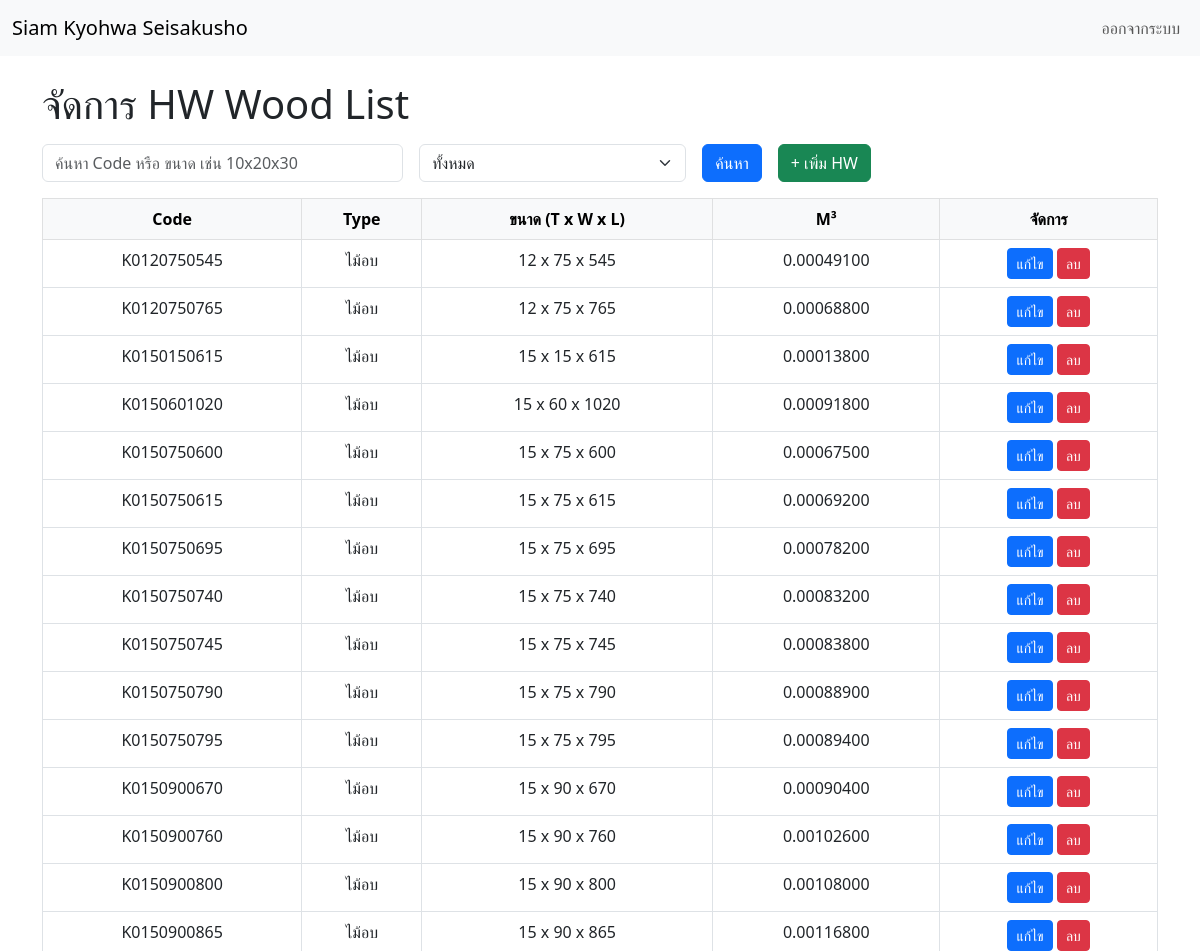
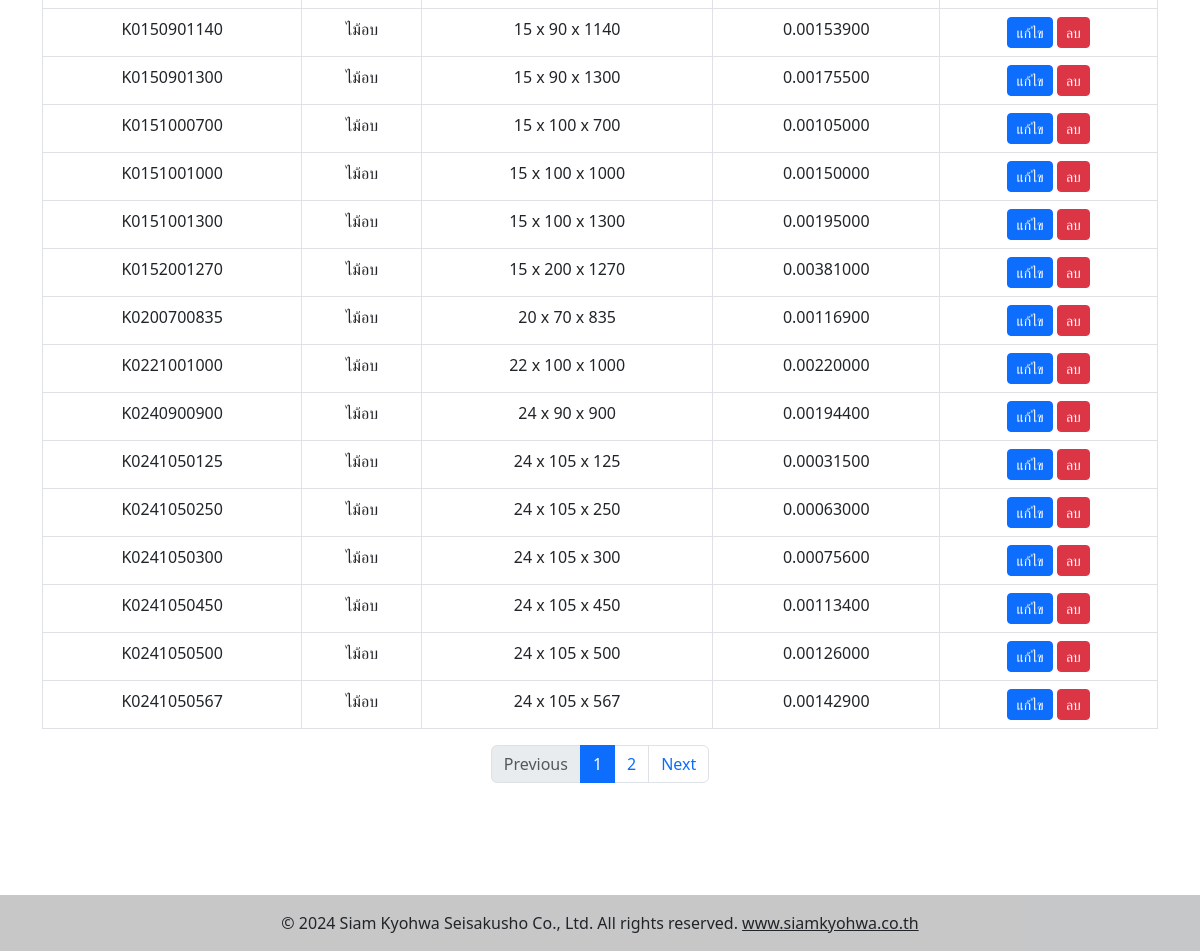
Screenshot of /hw_list.php with the database file from the repository (2 pictures, top to bottom).
### tables this page shows
CREATE TABLE IF NOT EXISTS `hw_wood_list` (
  `hw_id` int(11) NOT NULL AUTO_INCREMENT,
  `hw_code` varchar(50) NOT NULL,
  `hw_type` varchar(50) NOT NULL DEFAULT '',
  `hw_thickness` int(11) NOT NULL,
  `hw_width` int(11) NOT NULL,
  `hw_length` int(11) NOT NULL,
  `hw_m3` double(15,6) NOT NULL DEFAULT 0.000000,
  PRIMARY KEY (`hw_id`)
);

### hw_list.php (the view, shortened to what this page needs)
<?php
include_once __DIR__ . '/config_db.php';
$searchCode = trim($_GET['search_code'] ?? '');
$searchType = trim($_GET['search_type'] ?? '');
$perPage     = 30;
$currentPage = isset($_GET['page']) ? max(1, (int)$_GET['page']) : 1;
$offset      = ($currentPage - 1) * $perPage;
$where  = [];
$params = [];
$types  = '';
$whereSql = $where ? ' WHERE ' . implode(' AND ', $where) : '';
$totalSql  = "SELECT COUNT(*) AS total FROM hw_wood_list" . $whereSql;
$stmtTotal = $conn->prepare($totalSql);
$stmtTotal->execute();
$totalItems = $stmtTotal->get_result()->fetch_assoc()['total'];
$totalPages = (int) ceil($totalItems / $perPage);
$sql = "SELECT * FROM hw_wood_list" . $whereSql . " ORDER BY hw_code ASC LIMIT ?, ?";
$params[]  = $offset;
$params[]  = $perPage;
$types    .= 'ii';
$stmtData  = $conn->prepare($sql);
$stmtData->bind_param($types, ...$params);
$stmtData->execute();
$resultAll = $stmtData->get_result();
?>
<!DOCTYPE html>
<html lang="th">
<head>
    <link href="https://cdn.jsdelivr.net/npm/bootstrap@5.3.0/dist/css/bootstrap.min.css" rel="stylesheet">
</head>
<body>
<?php include 'navbar.php'; ?>
<div class="container mt-4">
    <h1 class="mb-3">จัดการ HW Wood List</h1>
    <form method="get" class="row g-3 mb-3">
        <div class="col-md-4">
            <input type="text" name="search_code" class="form-control"
                   placeholder="ค้นหา Code หรือ ขนาด เช่น 10x20x30"
                   value="<?=htmlspecialchars($searchCode)?>">
        </div>
        <div class="col-md-3">
            <select name="search_type" class="form-select">
                <option value="" <?= $searchType===''?'selected':''?>>ทั้งหมด</option>
            </select>
        </div>
        <div class="col-md-auto"><button class="btn btn-primary">ค้นหา</button></div>
        <div class="col-md-auto">
            <button type="button" class="btn btn-success" data-bs-toggle="modal" data-bs-target="#modalForm" onclick="openAddModal()">+ เพิ่ม HW</button>
        </div>
    </form>
    <div class="table-responsive">
        <table class="table table-bordered text-center">
            <thead class="table-light">
                <tr>
                    <th>Code</th>
                    <th>Type</th>
                    <th>ขนาด (T x W x L)</th>
                    <th>M³</th>
                    <th>จัดการ</th>
                </tr>
            </thead>
            <tbody>
                <?php while($row = $resultAll->fetch_assoc()):
                    $typeLabel = $row['hw_type']==='K'? 'ไม้อบ':'ไม้ยังไม่ได้อบ';
                    $sizeLabel = "{$row['hw_thickness']} x {$row['hw_width']} x {$row['hw_length']}";
                ?>
                <tr>
                    <td><?=htmlspecialchars($row['hw_code'])?></td>
                    <td><?=$typeLabel?></td>
                    <td><?=$sizeLabel?></td>
                    <td><?=number_format($row['hw_m3'], 8)?></td>
                    <td>
                        <button class="btn btn-primary btn-sm" data-bs-toggle="modal" data-bs-target="#modalForm" onclick='openEditModal(<?=json_encode($row)?>)'>แก้ไข</button>
                        <button class="btn btn-danger btn-sm" data-bs-toggle="modal" data-bs-target="#modalDelete" onclick="openDeleteModal(<?=$row['hw_id']?>)">ลบ</button>
                    </td>
                </tr>
                <?php endwhile; ?>
            </tbody>
        </table>
    </div>
    <?php if($totalPages > 1): ?>
    <nav aria-label="Page navigation">
      <ul class="pagination justify-content-center">
        <li class="page-item <?= $currentPage<=1?'disabled':'' ?>">
          <a class="page-link" href="?search_code=<?=urlencode($searchCode)?>&search_type=<?=urlencode($searchType)?>&page=<?=$currentPage-1?>">Previous</a>
        </li>
        <?php for($i=max(1,$currentPage-2); $i<=min($totalPages,$currentPage+2); $i++): ?>
          <li class="page-item <?= $i===$currentPage?'active':'' ?>">
            <a class="page-link" href="?search_code=<?=urlencode($searchCode)?>&search_type=<?=urlencode($searchType)?>&page=<?=$i?>"><?=$i?></a>
          </li>
        <?php endfor; ?>
        <li class="page-item <?= $currentPage>=$totalPages?'disabled':'' ?>">
          <a class="page-link" href="?search_code=<?=urlencode($searchCode)?>&search_type=<?=urlencode($searchType)?>&page=<?=$currentPage+1?>">Next</a>
        </li>
      </ul>
    </nav>
    <?php endif; ?>
</div>
<?php include 'footer.php'; ?>
</body>
</html>

### hw_list.php (style rules this page uses)
body { padding-bottom:80px; }

### rows the page displays
hw_wood_list: hw_code "K0120750545", hw_type "ไม้อบ", sizeLabel "12 x 75 x 545", hw_m3 "0.00049100"
hw_wood_list: hw_code "K0120750765", hw_type "ไม้อบ", sizeLabel "12 x 75 x 765", hw_m3 "0.00068800"
hw_wood_list: hw_code "K0150150615", hw_type "ไม้อบ", sizeLabel "15 x 15 x 615", hw_m3 "0.00013800"
hw_wood_list: hw_code "K0150601020", hw_type "ไม้อบ", sizeLabel "15 x 60 x 1020", hw_m3 "0.00091800"
hw_wood_list: hw_code "K0150750600", hw_type "ไม้อบ", sizeLabel "15 x 75 x 600", hw_m3 "0.00067500"
hw_wood_list: hw_code "K0150750615", hw_type "ไม้อบ", sizeLabel "15 x 75 x 615", hw_m3 "0.00069200"
hw_wood_list: hw_code "K0150750695", hw_type "ไม้อบ", sizeLabel "15 x 75 x 695", hw_m3 "0.00078200"
hw_wood_list: hw_code "K0150750740", hw_type "ไม้อบ", sizeLabel "15 x 75 x 740", hw_m3 "0.00083200"
hw_wood_list: hw_code "K0150750745", hw_type "ไม้อบ", sizeLabel "15 x 75 x 745", hw_m3 "0.00083800"
hw_wood_list: hw_code "K0150750790", hw_type "ไม้อบ", sizeLabel "15 x 75 x 790", hw_m3 "0.00088900"
hw_wood_list: hw_code "K0150750795", hw_type "ไม้อบ", sizeLabel "15 x 75 x 795", hw_m3 "0.00089400"
hw_wood_list: hw_code "K0150900670", hw_type "ไม้อบ", sizeLabel "15 x 90 x 670", hw_m3 "0.00090400"
hw_wood_list: hw_code "K0150900760", hw_type "ไม้อบ", sizeLabel "15 x 90 x 760", hw_m3 "0.00102600"
hw_wood_list: hw_code "K0150900800", hw_type "ไม้อบ", sizeLabel "15 x 90 x 800", hw_m3 "0.00108000"
hw_wood_list: hw_code "K0150900865", hw_type "ไม้อบ", sizeLabel "15 x 90 x 865", hw_m3 "0.00116800"
hw_wood_list: hw_code "K0150901140", hw_type "ไม้อบ", sizeLabel "15 x 90 x 1140", hw_m3 "0.00153900"
hw_wood_list: hw_code "K0150901300", hw_type "ไม้อบ", sizeLabel "15 x 90 x 1300", hw_m3 "0.00175500"
hw_wood_list: hw_code "K0151000700", hw_type "ไม้อบ", sizeLabel "15 x 100 x 700", hw_m3 "0.00105000"
hw_wood_list: hw_code "K0151001000", hw_type "ไม้อบ", sizeLabel "15 x 100 x 1000", hw_m3 "0.00150000"
hw_wood_list: hw_code "K0151001300", hw_type "ไม้อบ", sizeLabel "15 x 100 x 1300", hw_m3 "0.00195000"
hw_wood_list: hw_code "K0152001270", hw_type "ไม้อบ", sizeLabel "15 x 200 x 1270", hw_m3 "0.00381000"
hw_wood_list: hw_code "K0200700835", hw_type "ไม้อบ", sizeLabel "20 x 70 x 835", hw_m3 "0.00116900"
hw_wood_list: hw_code "K0221001000", hw_type "ไม้อบ", sizeLabel "22 x 100 x 1000", hw_m3 "0.00220000"
hw_wood_list: hw_code "K0240900900", hw_type "ไม้อบ", sizeLabel "24 x 90 x 900", hw_m3 "0.00194400"
hw_wood_list: hw_code "K0241050125", hw_type "ไม้อบ", sizeLabel "24 x 105 x 125", hw_m3 "0.00031500"
hw_wood_list: hw_code "K0241050250", hw_type "ไม้อบ", sizeLabel "24 x 105 x 250", hw_m3 "0.00063000"
hw_wood_list: hw_code "K0241050300", hw_type "ไม้อบ", sizeLabel "24 x 105 x 300", hw_m3 "0.00075600"
hw_wood_list: hw_code "K0241050450", hw_type "ไม้อบ", sizeLabel "24 x 105 x 450", hw_m3 "0.00113400"
hw_wood_list: hw_code "K0241050500", hw_type "ไม้อบ", sizeLabel "24 x 105 x 500", hw_m3 "0.00126000"
hw_wood_list: hw_code "K0241050567", hw_type "ไม้อบ", sizeLabel "24 x 105 x 567", hw_m3 "0.00142900"
